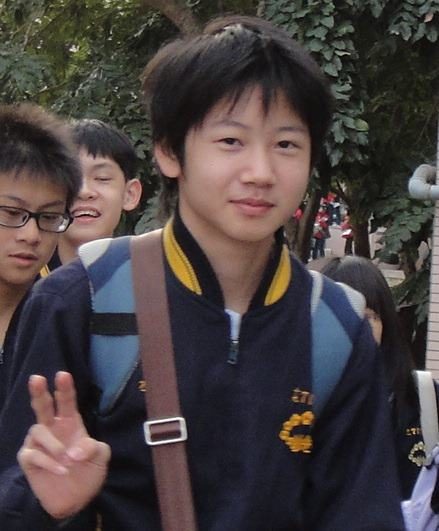
#> input picture data/media/0.jpg, 439 x 531 px
$ python DetectFacefromimg.py
#> lines starting #> are read from the running program, lines starting #| are printed output that depends on the picture; after the words box and inside, x2 and y2 are one past the last pixel; in counts of white or black regions, pixels touching at a corner belong together
### detectanddraw.py
import cv2
import numpy as np


def detect(img, cascade):

    rects = cascade.detectMultiScale(img, scaleFactor=1.3, minNeighbors=4, minSize=(10, 10),
                                     flags=cv2.CASCADE_SCALE_IMAGE)
    if len(rects) == 0:
        return []
    rects[:, 2:] += rects[:, :2]
    return rects


def draw(img, rects, color):
    for x1, y1, x2, y2 in rects:
        cv2.rectangle(img, (x1, y1), (x2, y2), color, 2)


def face_cascade():
    cascade_xml = []

    cascade_xml.append('./data/haarcascades/mycascade.xml')
    cascade_xml.append('./data/haarcascades/haarcascade_frontalface_alt2.xml')
    cascade_xml.append(
        './data/haarcascades/haarcascade_frontalface_default.xml')
    cascade_xml.append(
        './data/haarcascades/haarcascade_frontalface_alt_tree.xml')

    cascades = []

    for i, xml in enumerate(cascade_xml):
        cascades.append(cv2.CascadeClassifier(xml))

    return cascades

### DetectFacefromimg.py
import cv2
import numpy as np
from detectanddraw import detect, draw, face_cascade


img = cv2.imread('./data/media/0.jpg', 1)
#> img is the input picture: shape (531, 439, 3); mean B, G, R 64.2, 63.8, 71.7
gray = cv2.cvtColor(img, cv2.COLOR_BGR2GRAY)
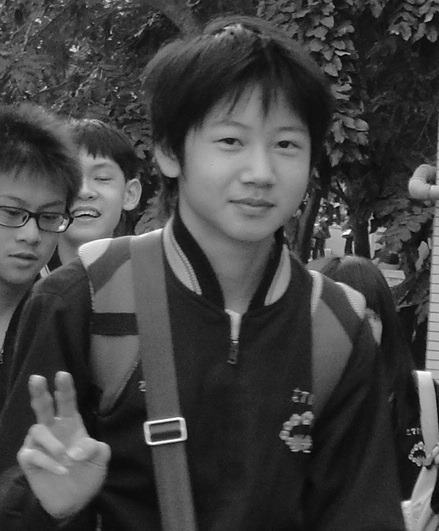
#> gray: shape (531, 439); min 1, max 255, mean 66.2

cascades = face_cascade()

rects = []

for cascade in cascades:
    rects.append(detect(gray, cascade))
    print(detect(gray, cascade))
#> this loop made 4 passes
#| [[278 139 300 161]
#|  [248 179 270 201]
#|  [236 197 262 223]
#|  [ 31 208  57 234]
#|  [ 12 252  34 274]
#|  [294 422 316 444]
#|  [235 177 283 225]
#|  [ 81 307 144 370]]
#| [[186  94 322 230]]
#| [[176  85 333 242]]
#> (further printed lines are left out)
#> after the loop, rects = 4 items
draw(img, rects[0], (255, 0, 0))
#> the loop in draw, `for x1, y1, x2, y2 in rects:` made 8 passes
#> (x1, y1, x2, y2) on passes 1 to 8: (278, 139, 300, 161), (248, 179, 270, 201), (236, 197, 262, 223), (31, 208, 57, 234), (12, 252, 34, 274), (294, 422, 316, 444), (235, 177, 283, 225), (81, 307, 144, 370)
#> after the loop in draw, `for x1, y1, x2, y2 in rects:`:
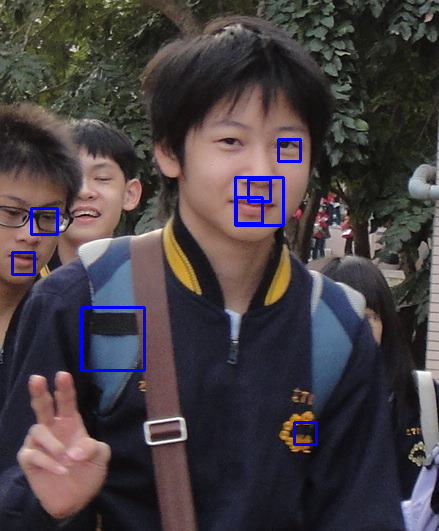
#> img: shape (531, 439, 3); 1.23% of pixels changed, all inside (x1, y1, x2, y2) = (11, 138, 318, 446)

cv2.imshow('aaa', img)
cv2.waitKey(0)
